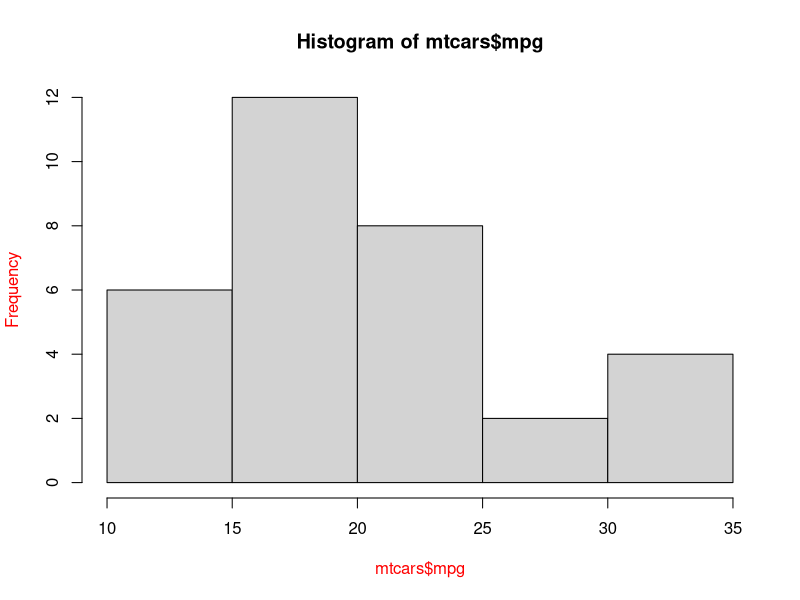

Source code (R): (Note: this script raises an error after producing the figure.)
## ---- chunk 1
par()
cur_par<-par()
par(col.lab='red')
hist(mtcars$mpg)
ggplot(mtcars,
       aes(mpg))+
  geom_histogram(binwidth=1)
